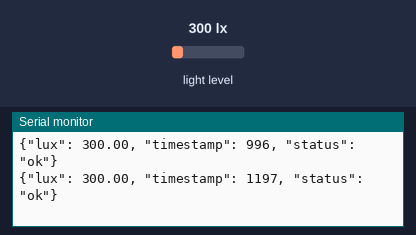
Bench run of a sketch on a simulated ESP32. Parts: the last lines printed to the serial monitor. Wiring (inferred from the names in the program): BH1750 light sensor at I2C address 0x23. Inputs (shaded band) come from the test bench; at power-on: light level 300 lx.

Above: at 1.3 s.
1.4 s: light level set to 40 lx
At 1.55 s:
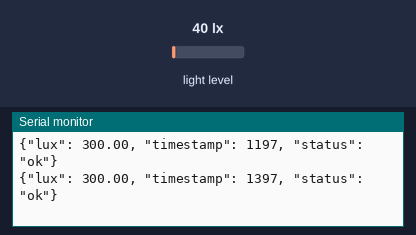
2.9 s: light level set to 500 lx
At 2.96 s:
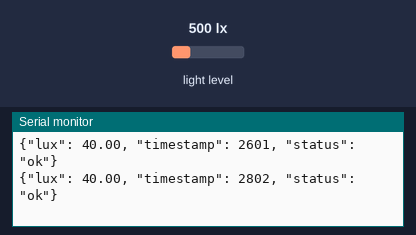
Timing chart, 0 to 5.9 s (numbered marks = the images above; inputs shaded):
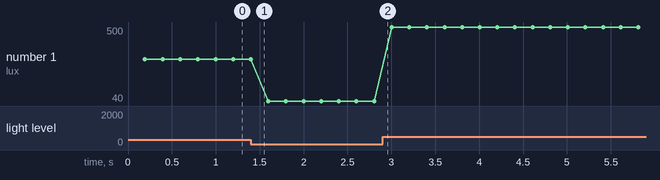

The sketch:

esp32_bh1750.ino
```cpp
/**
 * ESP32 + BH1750 Ambient Light Sensor Interface
 *
 * CEP Project: AI-Powered Adaptive Vision System
 * Hardware: ESP32 DevKit V1 + GY-30 / BH1750 Sensor
 *
 * Pinout (I2C):
 *  - VCC  -> 3.3V / 5V
 *  - GND  -> GND
 *  - SCL  -> GPIO 22 (Default ESP32 I2C SCL)
 *  - SDA  -> GPIO 21 (Default ESP32 I2C SDA)
 *  - ADDR -> GND (Address 0x23) or 3.3V (Address 0x5C)
 *
 * Outputs formatted JSON to Serial at 115200 baud for sensor.py
 */

#include <Wire.h>

#define BH1750_I2C_ADDRESS_LOW   0x23
#define BH1750_I2C_ADDRESS_HIGH  0x5C

// Selected I2C Address (default is 0x23)
uint8_t bh1750_address = BH1750_I2C_ADDRESS_LOW;

// Opcodes for BH1750
#define BH1750_POWER_ON           0x01
#define BH1750_RESET              0x07
#define BH1750_CONTINUOUS_HIGH_RES 0x10 // 1 lux resolution, 120ms measurement time

void setup() {
    Serial.begin(115200);
    while (!Serial && millis() < 2000) {
        // Wait for serial monitor
    }

    Serial.println("\n--- BH1750 Ambient Light Sensor Initializing ---");

    // Initialize I2C on standard ESP32 pins (SDA=21, SCL=22)
    Wire.begin(21, 22);

    // Scan for sensor address
    Wire.beginTransmission(BH1750_I2C_ADDRESS_LOW);
    if (Wire.endTransmission() == 0) {
        bh1750_address = BH1750_I2C_ADDRESS_LOW;
        Serial.println("[INFO] BH1750 detected at address 0x23");
    } else {
        Wire.beginTransmission(BH1750_I2C_ADDRESS_HIGH);
        if (Wire.endTransmission() == 0) {
            bh1750_address = BH1750_I2C_ADDRESS_HIGH;
            Serial.println("[INFO] BH1750 detected at address 0x5C");
        } else {
            Serial.println("[WARN] BH1750 not found on I2C bus! Check wiring (SDA=21, SCL=22).");
        }
    }

    // Power on and set to continuous high resolution mode
    Wire.beginTransmission(bh1750_address);
    Wire.write(BH1750_POWER_ON);
    Wire.endTransmission();
    delay(10);

    Wire.beginTransmission(bh1750_address);
    Wire.write(BH1750_CONTINUOUS_HIGH_RES);
    Wire.endTransmission();
    delay(180);

    Serial.println("[READY] BH1750 streaming active.");
}

float readBH1750Lux() {
    Wire.requestFrom((int)bh1750_address, 2);
    if (Wire.available() == 2) {
        uint16_t raw_val = Wire.read();
        raw_val = (raw_val << 8) | Wire.read();
        // Standard formula: Lux = raw_value / 1.2
        return (float)raw_val / 1.2f;
    }
    return -1.0f;
}

void loop() {
    float lux = readBH1750Lux();

    if (lux >= 0) {
        // Output JSON structured stream for Python sensor.py
        Serial.printf("{\"lux\": %.2f, \"timestamp\": %lu, \"status\": \"ok\"}\n", lux, millis());
    } else {
        Serial.printf("{\"lux\": 0.00, \"timestamp\": %lu, \"status\": \"error\"}\n", millis());
    }

    // 5 Hz sampling rate (every 200 ms)
    delay(200);
}
```

Measured:
- plotted number 1: 300 → 40 after the input at 1.4 s, 40 → 500 after the input at 2.9 s
